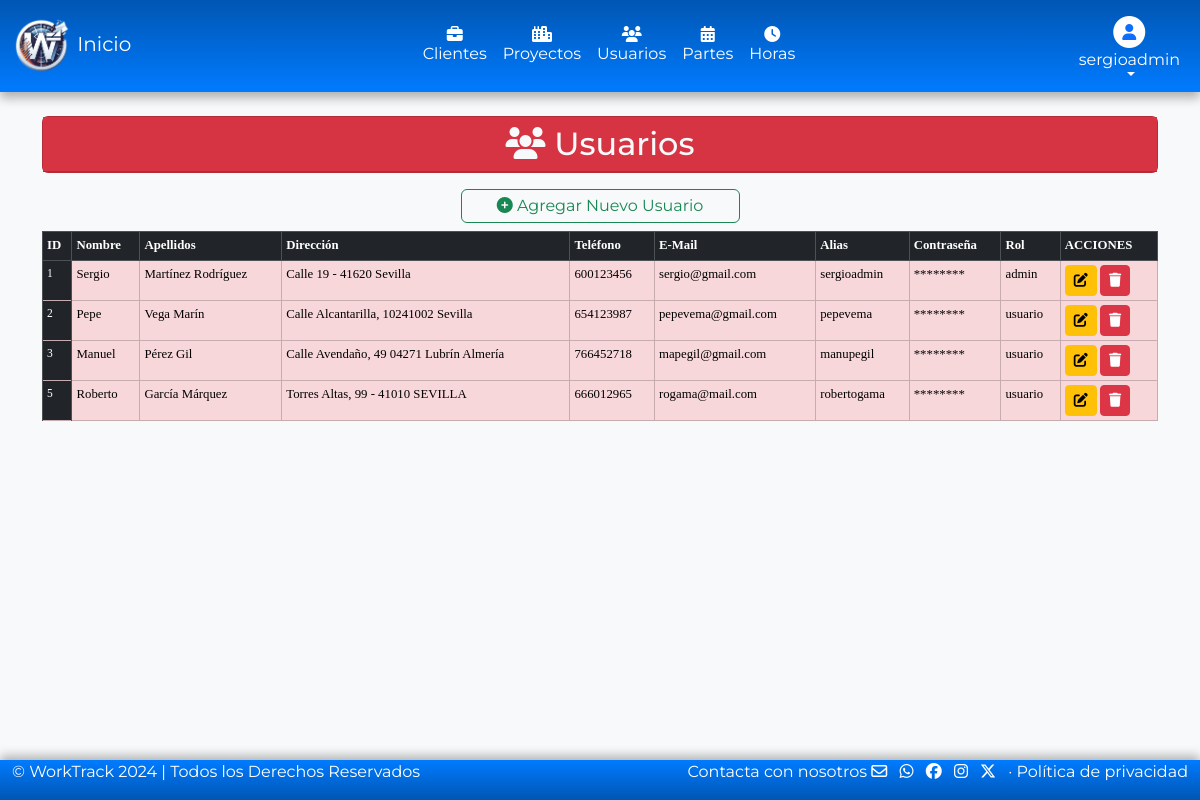
/models/usuarios/usuarios.php (signed in), run on an earlier commit of the app's database.
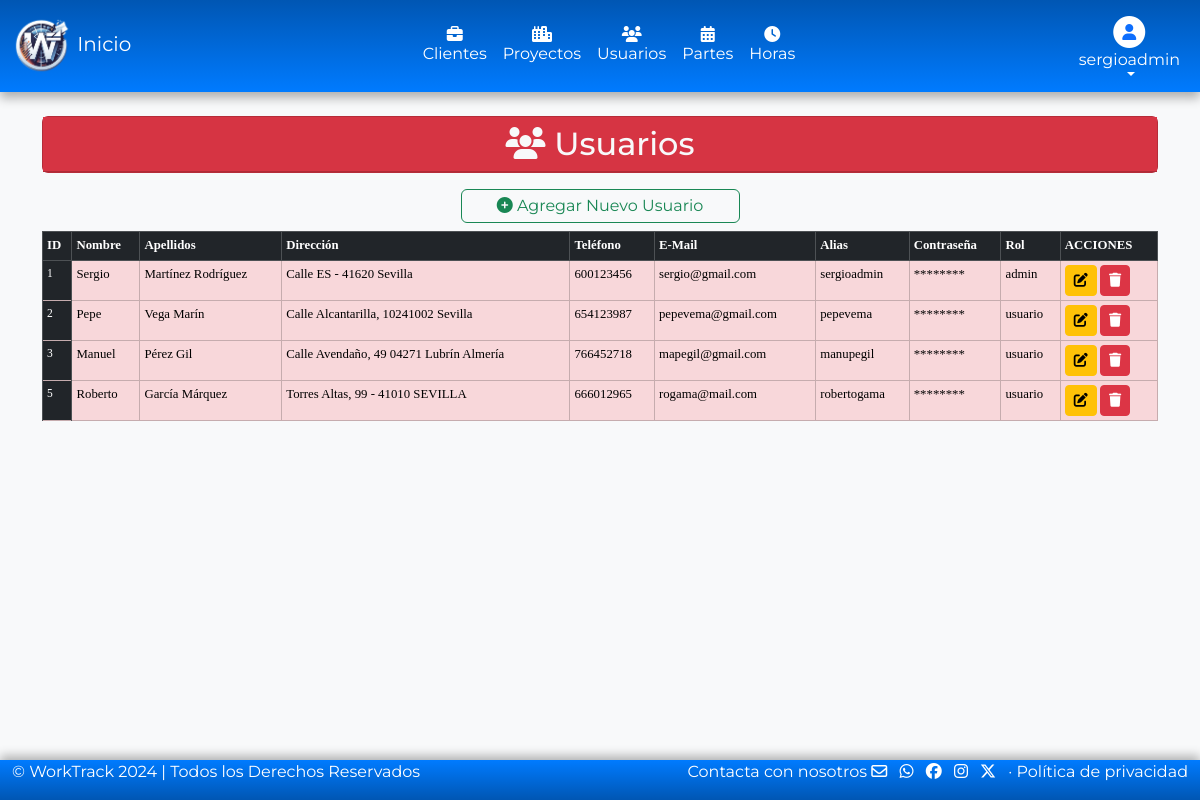
And on a later commit of the database.
### tables this page shows
CREATE TABLE `usuarios` (
  `idUsuario` int(11) NOT NULL,
  `usuario` varchar(50) NOT NULL,
  `password` varchar(100) NOT NULL,
  `nombre` varchar(50) DEFAULT NULL,
  `apellidos` varchar(100) DEFAULT NULL,
  `direccion` varchar(100) DEFAULT NULL,
  `telefono` varchar(9) DEFAULT NULL,
  `email` varchar(50) DEFAULT NULL,
  `idRol` int(5) NOT NULL
);

CREATE TABLE `rol` (
  `idRol` int(2) NOT NULL,
  `rol` varchar(50) DEFAULT NULL
);

### models/usuarios/usuarios.php (the view, shortened to what this page needs)
<?php
require '../../config/conexion.php';
if ($_SESSION['rol'] == 1) {
    $consultaUsuario = $conexionbd->prepare("SELECT usuarios.idUsuario, usuarios.nombre, usuarios.apellidos, usuarios.direccion, usuarios.telefono, usuarios.email, usuarios.usuario, usuarios.password, rol.rol AS rol
    FROM usuarios
    INNER JOIN rol ON usuarios.idRol = rol.idRol
");
$consultaUsuario->execute();
}
function ocultarPassword($password)
{
    return str_repeat('*', 8);
}
?>
<!DOCTYPE html>
<html lang="es">
<head>
    <link rel="stylesheet" href="/proyectoWT/assets/css/bootstrap.min.css">
    <link rel="stylesheet" href="/proyectoWT/assets/css/all.min.css">
</head>
<header>
    <?php
    if ($_SESSION['rol'] == 1) {
        require_once('../headerAdmin.php');
    } elseif ($_SESSION['rol'] == 2) {
        require_once('../headerUser.php');
    }
    ?>
</header>
<body>
    <div class="container py-4">
        <div class="card text-bg-danger mb-3">
            <span class="placeholder-wave col-12 placeholder-lg bg-danger">
                <h2 class="card-header text-center text-light"><i class="fa-solid fa-users"></i> Usuarios</h2>
            </span>
        </div>
        <div class="d-grid col-3 mx-auto">
            <?php if ($_SESSION['rol'] == 1) : ?>
                <a href="#" class="btn btn-outline-success p-1" data-bs-toggle="modal" data-bs-target="#nuevoUsuarioModal"><i class="fa-solid fa-circle-plus"></i> Agregar Nuevo Usuario</a>
            <?php else : ?>
                <button class='btn btn-outline-success p-1' onclick="alert('No tienes permisos, contacta con el administrador.'); return false;"><i class='fa-solid fa-circle-plus'></i> Agregar Nuevo Usuario</button>
            <?php endif; ?>
        </div>
        <div class="table-responsive-sm">
            <table class="table table-sm table-hover table-bordered mt-2" style="font-size: 0.8em;">
                <thead class="table-dark">
                    <tr>
                        <th>ID</th>
                        <th>Nombre</th>
                        <th>Apellidos</th>
                        <th>Dirección</th>
                        <th>Teléfono</th>
                        <th>E-Mail</th>
                        <th>Alias</th>
                        <th>Contraseña</th>
                        <th>Rol</th>
                        <th>ACCIONES</th>
                    </tr>
                </thead>
                <tbody class="table-danger">
                    <?php while ($registro = $consultaUsuario->fetch(PDO::FETCH_ASSOC)) : ?>
                        <tr>
                            <td class="table-dark" style="font-size: 0.9em;"><?= $registro['idUsuario'] ?></td>
                            <td><?= $registro['nombre'] ?></td>
                            <td><?= $registro['apellidos'] ?></td>
                            <td><?= $registro['direccion'] ?></td>
                            <td><?= $registro['telefono'] ?></td>
                            <td><?= $registro['email'] ?></td>
                            <td><?= $registro['usuario'] ?></td>
                            <td><?= ocultarPassword($registro['password']) ?></td>
                            <td><?= $registro['rol'] ?></td>
                            <td>
                                <?php if ($_SESSION['rol'] == 1) : ?>
                                    <a href="#" class="btn btn-sm btn-warning" data-bs-toggle="modal" data-bs-target="#editarUsuarioModal" data-bs-id="<?= $registro['idUsuario'] ?>"><i class="fa-solid fa-pen-to-square"></i></a>
                                    <a href="#" class="btn btn-sm btn-danger" data-bs-toggle="modal" data-bs-target="#eliminarUsuarioModal" data-bs-id="<?= $registro['idUsuario'] ?>"><i class="fa-solid fa-trash"></i></a>
                                <?php endif; ?>
                            </td>
                        </tr>
                    <?php endwhile; ?>
                </tbody>
            </table>
        </div>
    </div>
</body>
<footer>
    <?php
    require_once('../footer.php');
    ?>
</footer>
</html>

What changed in the data, as far as the page shows it:
changed usuarios "Sergio": direccion "Calle 19 - 41620 Sevilla" → "Calle ES - 41620 Sevilla"
